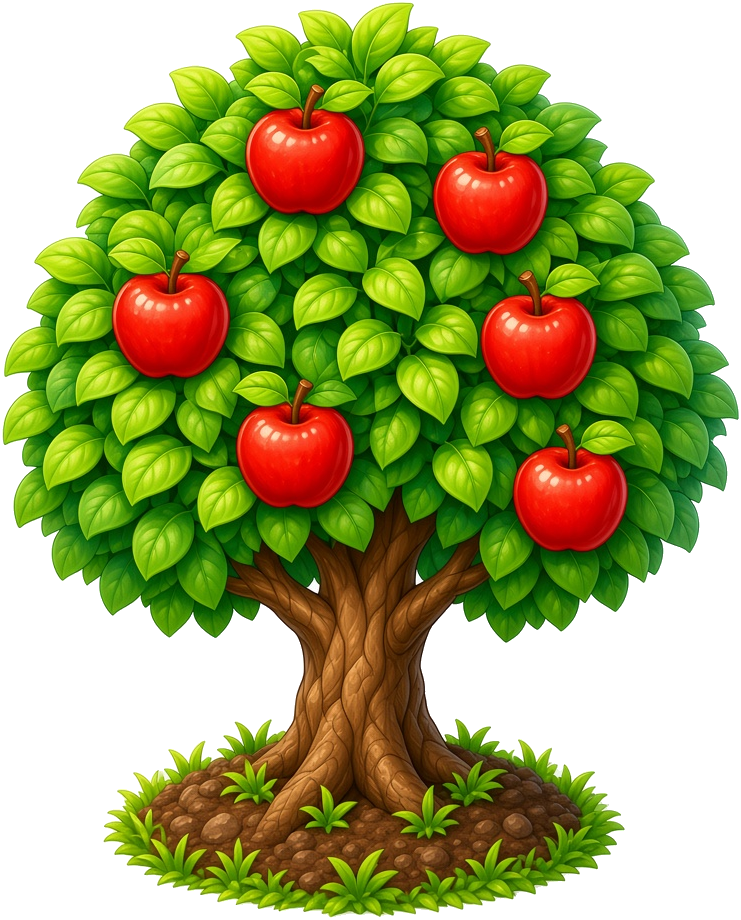
#> input picture dist/img/crop_apple.png, 741 x 920 px, given in place of 水稻.jpg, which was not available
$ python make_crop_pngs.py
#> lines starting #> are read from the running program, lines starting #| are printed output that depends on the picture
# 把方案/农作物LOGO 下的白底JPG转成透明PNG，输出到 www/img/
# 算法：从四边泛洪填出背景掩码（不伤内部高光），再把紧贴边缘的浅色毛边按亮度羽化
from PIL import Image
from collections import deque
import os

def white_to_alpha(src, dst, thr=240, feather=3, feather_lo=180, max_size=256):
#> called with src = 'F:\\xy\\xyxnyz\\方案\\农作物LOGO\\水稻.jpg', dst = 'F:\\xy\\xyxnyz\\www\\img\\crop_rice.png', thr = 240, feather = 3, feather_lo = 180, max_size = 256
    im = Image.open(src).convert('RGBA')
#> im is the input picture: PIL image 741x920 RGBA; mean R, G, B, A 68.8, 74.9, 10.8, 163.4
    w, h = im.size
#> w = 741; h = 920
    px = im.load()
    visited = bytearray(w * h)
    bg = bytearray(w * h)
    q = deque()
    # 从四边播种：只把与边缘相连的近白色区域标记为背景
    def seed(x, y):
        r, g, b, a = px[x, y]
        if min(r, g, b) >= thr:
            i = y * w + x
            if not visited[i]:
                visited[i] = 1
                q.append((x, y))
    for x in range(w):
        seed(x, 0)
        seed(x, h - 1)
    for y in range(h):
        seed(0, y)
        seed(w - 1, y)
    while q:
        x, y = q.popleft()
        bg[y * w + x] = 1
        for nx, ny in ((x + 1, y), (x - 1, y), (x, y + 1), (x, y - 1)):
            if 0 <= nx < w and 0 <= ny < h:
                i = ny * w + nx
                if not visited[i]:
                    r, g, b, a = px[nx, ny]
                    if min(r, g, b) >= thr:
                        visited[i] = 1
                        q.append((nx, ny))
    # 向外扩张 feather 圈：边缘的浅色毛边（JPG噪边）也纳入羽化区
    cur = bytearray(bg)
    for _ in range(feather):
        nxt = bytearray(cur)
        for y in range(h):
            for x in range(w):
                i = y * w + x
                if cur[i]:
                    continue
                near = (x > 0 and cur[i - 1]) or (x < w - 1 and cur[i + 1]) or \
                       (y > 0 and cur[i - w]) or (y < h - 1 and cur[i + w])
                if near:
                    r, g, b, a = px[x, y]
                    if min(r, g, b) >= feather_lo:  # 足够浅才算白边
                        nxt[i] = 1
        cur = nxt
    # 写透明度：背景全透明；羽化区按亮度线性衰减
    for y in range(h):
        for x in range(w):
            i = y * w + x
            r, g, b, a = px[x, y]
            if bg[i]:
                px[x, y] = (r, g, b, 0)
            elif cur[i]:
                m = min(r, g, b)
                alpha = 0 if m >= thr else int(255 * (thr - m) / (thr - feather_lo))
                px[x, y] = (r, g, b, max(0, min(255, alpha)))
    # 裁掉四周透明空白边（留一点边距）
    bbox = im.getchannel('A').getbbox()
    if bbox:
        pad = 8
        l, t, r, b = bbox
        im = im.crop((max(0, l - pad), max(0, t - pad), min(w, r + pad), min(h, b + pad)))
    im.thumbnail((max_size, max_size))
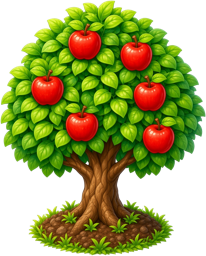
#> im: PIL image 206x256 RGBA; mean R, G, B, A 72.2, 78.6, 13.6, 163.4; transparent parts drawn white
    im.save(dst)
    print(dst, 'ok', im.size)
#| F:\xy\xyxnyz\www\img\crop_rice.png ok (206, 256)

os.makedirs(r'F:\xy\xyxnyz\www\img', exist_ok=True)
white_to_alpha(r'F:\xy\xyxnyz\方案\农作物LOGO\水稻.jpg', r'F:\xy\xyxnyz\www\img\crop_rice.png')
white_to_alpha(r'F:\xy\xyxnyz\方案\农作物LOGO\橘子.jpg', r'F:\xy\xyxnyz\www\img\crop_orange.png')
#> call 2 of white_to_alpha, with src = 'F:\\xy\\xyxnyz\\方案\\农作物LOGO\\橘子.jpg', dst = 'F:\\xy\\xyxnyz\\www\\img\\crop_orange.png', thr = 240, feather = 3, feather_lo = 180, max_size = 256
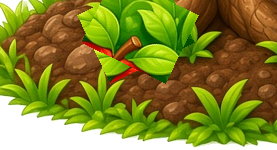
#> input picture dist/img/crop_apple_s0.png, 277 x 150 px, given in place of 橘子.jpg, which was not available
#> in white_to_alpha, im is the input picture: PIL image 277x150 RGBA; mean R, G, B, A 101.5, 102.3, 15.5, 225.1
#> in white_to_alpha (call 2), `im.thumbnail((max_size, max_size))`:
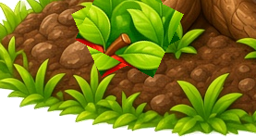
#> im: PIL image 256x139 RGBA; mean R, G, B, A 103.1, 104, 16.9, 225.1; transparent parts drawn white
#| F:\xy\xyxnyz\www\img\crop_orange.png ok (256, 139)
